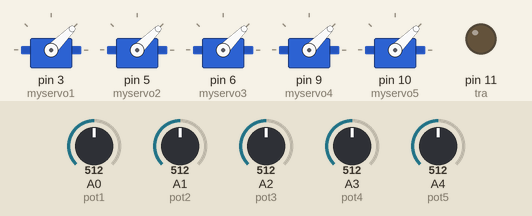
The sketch below on a simulated Arduino Uno, built with avr-gcc and run on an emulated ATmega328P. Parts: 5 × servo, output pins drawn as LEDs (lit = HIGH). Inputs (shaded band) come from the test bench; at power-on: A0 (pot1) = 512, A1 (pot2) = 512, A2 (pot3) = 512, A3 (pot4) = 512, A4 (pot5) = 512.

Above: at 1.2 s.
1.3 s: A0 (pot1) set to 716
At 2.3 s:
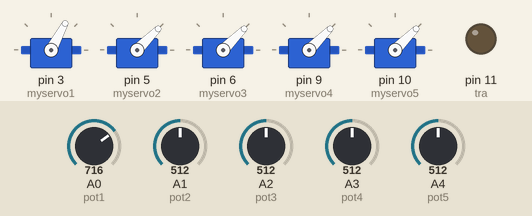
2.8 s: A1 (pot2) set to 716
At 3.5 s:
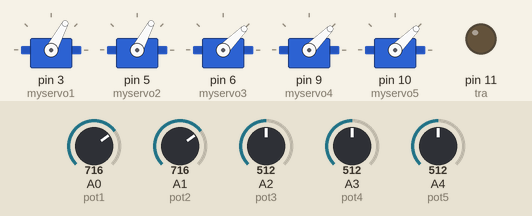
4.3 s: A2 (pot3) set to 716
At 4.6 s:
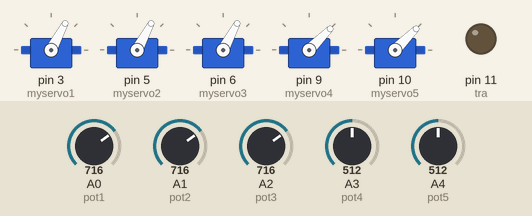
5.8 s: A3 (pot4) set to 716
At 7.0 s:
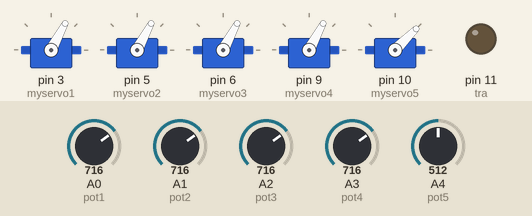
7.3 s: A4 (pot5) set to 716
At 8.1 s:
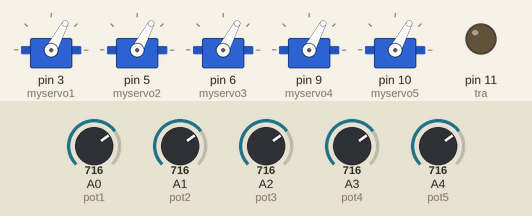
8.8 s: A0 (pot1) set to 992
At 9.2 s:
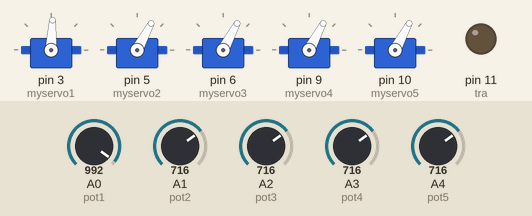
Timing chart, 0 to 11.3 s (numbered marks = the images above; inputs shaded):
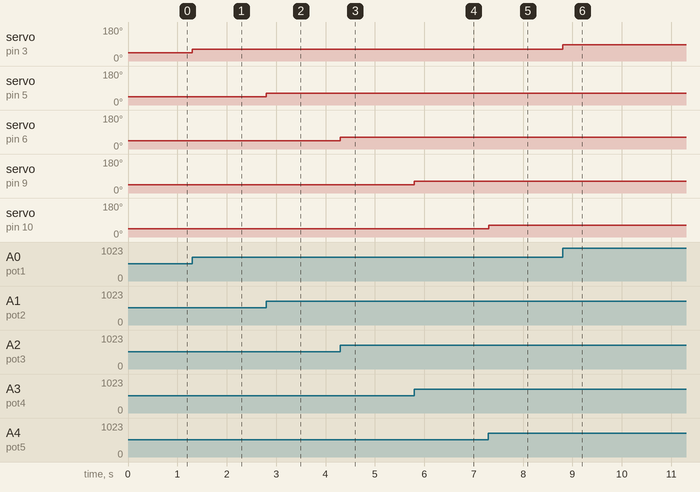

Measured:
- after the input at 1.3 s, servo on pin 3 (myservo1): 45° → 62° at once
- after the input at 2.8 s, servo on pin 5 (myservo2): 45° → 62° at once
- after the input at 4.3 s, servo on pin 6 (myservo3): 45° → 62° at once
- after the input at 5.8 s, servo on pin 9 (myservo4): 45° → 62° at once
- after the input at 7.3 s, servo on pin 10 (myservo5): 45° → 62° at once
- after the input at 8.8 s, servo on pin 3 (myservo1): 62° → 87° at once

The sketch:

d_potentiometer_using_the_concept_of_pwm_arduino_based_1__2_.ino
```cpp
#include<Servo.h>


Servo myservo1;
Servo myservo2;
Servo myservo3;
Servo myservo4;
Servo myservo5;

int pos=0;

int pot1=A0;
int pot2=A1;
int pot3=A2;
int pot4=A3;
int pot5=A4;

int tra=11;

int val1;
int val2;
int val3;
int val4;
int val5;

void setup()

{

  pinMode(tra, HIGH);

  myservo1.write(0);
  myservo2.write(0);
  myservo3.write(0);
  myservo4.write(0);
  myservo5.write(0);

  myservo1.attach(3);
  myservo2.attach(5);
  myservo3.attach(6);
  myservo4.attach(9);
  myservo5.attach(10);

  pinMode(pot1, INPUT);
  pinMode(pot2, INPUT);
  pinMode(pot3, INPUT);
  pinMode(pot4, INPUT);
  pinMode(pot5, INPUT);

  pinMode(pot1, INPUT);
  pinMode(pot1, INPUT);
  pinMode(pot1, INPUT);
  pinMode(pot1, INPUT);
  pinMode(pot1, INPUT);


}


void loop()
{

  val1= analogRead(pot1);
  val2= analogRead(pot2);
  val3= analogRead(pot3);
  val4= analogRead(pot4);
  val5= analogRead(pot5);

  val1=map(val1,0 ,1023, 0, 90);
  val2=map(val2,0 ,1023, 0, 90);
  val3=map(val3,0 ,1023, 0, 90);
  val4=map(val4,0 ,1023, 0, 90);
  val5=map(val5,0 ,1023, 0, 90);

  myservo1.write(val1);
  myservo2.write(val2);
  myservo3.write(val3);
  myservo4.write(val4);
  myservo5.write(val5);


}


  
```
